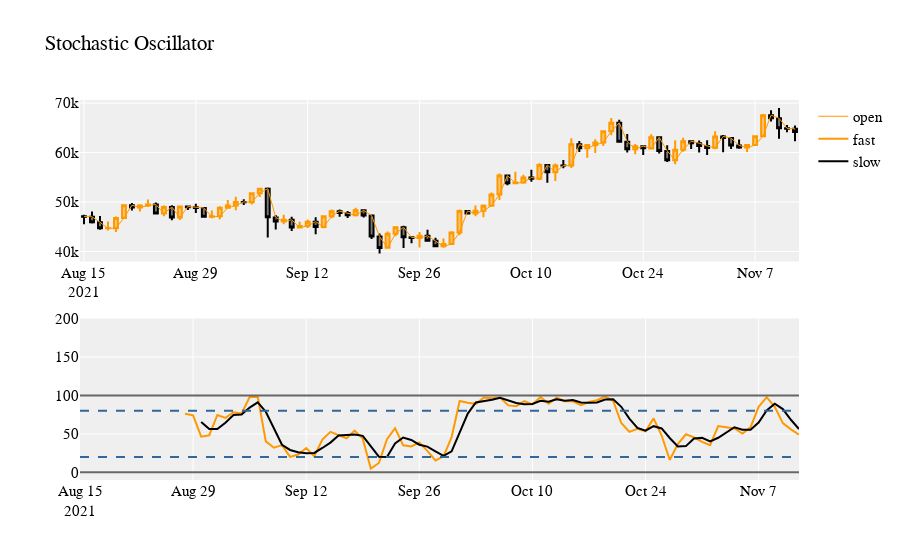

Source (notebook cell):
### Markdown cell above
### Creating SKDJ Chart

### Code cell
import plotly.graph_objects as go
from plotly.subplots import make_subplots

# Create primary chart
fig = make_subplots(rows=2, cols=1)

# Create Candlestick chart with an overlaid price line
fig.append_trace(
    go.Candlestick(
        x=skdj_df.index,
        open = skdj_df['open'],
        high = skdj_df['high'],
        low = skdj_df['low'],
        close = skdj_df['close'],
        increasing_line_color = '#ff9900',
        decreasing_line_color = 'black',
        showlegend = False
    ), row=1, col=1 
)

# price Line
fig.append_trace(
    go.Scatter(
        x = skdj_df.index,
        y = skdj_df['open'],
        line = dict(color='#ff9900', width=1),
        name = 'open',
    ), row=1, col=1
)

# Fast Signal (%k)
fig.append_trace(
    go.Scatter(
        x = skdj_df.index,
        y = skdj_df['%k'],
        line = dict(color='#ff9900', width=2),
        name = 'fast',
    ), row=2, col=1
)

# Slow Signal (%d)
fig.append_trace(
    go.Scatter(
        x = skdj_df.index,
        y = skdj_df['%d'],
        line = dict(color='#000000', width=2),
        name = 'slow'
    ), row=2, col=1
)

# Extend our y-axis
fig.update_yaxes(range=[-10, 200], row=2, col=1)

# Add upper/lower bounds
fig.add_hline(y=0, col=1, row=2, line_color="#666", line_width=2)
fig.add_hline(y=100, col=1, row=2, line_color="#666", line_width=2)

# Add overbought/oversold
fig.add_hline(y=20, col=1, row=2, line_color='#336699', line_width=2, line_dash='dash')
fig.add_hline(y=80, col=1, row=2, line_color='#336699', line_width=2, line_dash='dash')

# Make it pretty
layout = go.Layout(
    plot_bgcolor='#efefef',
    # Font Families
    font_family='sans serif',
    font_color='#000000',
    font_size=15,
    title = 'Stochastic Oscillator',
    height = 800,
    xaxis=dict(
        rangeslider=dict(
            visible=False
        )
    )
)
fig.update_layout(layout)

fig.show()
